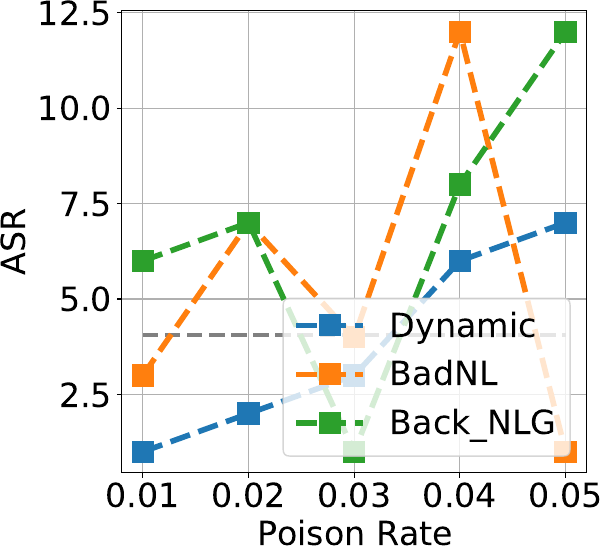

This figure's Python source:
import pandas as pd
from numpy import *
import matplotlib.pyplot as plt
import matplotlib
import random
from matplotlib.font_manager import FontProperties

plt.rcParams['figure.figsize'] = (6.0, 6.0)
#对比两天内同一时刻温度的变化情况
font = {'family': 'Arial',
        'size': 24}
matplotlib.rcParams['mathtext.rm'] = 'arial'
matplotlib.rcParams['font.family'] = ['Arial']
matplotlib.rc('font', **font)

poison_rate=[0.01,0.02,0.03,0.04,0.05]
x = poison_rate
y1 = random.sample(range(1, 13), 5)
y2 = random.sample(range(1, 13), 5)
y3 = random.sample(range(1, 13), 5)

plt.figure(figsize=(6, 6))
plt.figure().set_size_inches(6,6)
plt.xlabel('Poison Rate',fontdict=font)  # x轴标题
plt.ylabel('ASR',fontdict=font)  # y轴标题
plt.plot(x, y1, 
        #  color = 'darkblue',
         linestyle = '--',
         linewidth = 4,
         marker = 's',
         markersize = 15,
         #markeredgecolor = 'b',
         #markerfacecolor = 'r')   
) 
plt.plot(x, y2, 
        #  color = 'darkorange',
         linestyle = '--',
         linewidth = 4,
         marker = 's',
         markersize = 15,
         #markeredgecolor = 'b',
         #markerfacecolor = 'r')
)
plt.plot(x, y3, 
        #  color = 'darkorange',
         linestyle = '--',
         linewidth = 4,
         marker = 's',
         markersize = 15,
         #markeredgecolor = 'b',
         #markerfacecolor = 'r')
)
plt.xticks(poison_rate,size = 24)
plt.yticks(size = 24)
plt.grid(linestyle="-")
     

#绘制图例
plt.legend(['Dynamic','BadNL','Back_NLG'],fontsize=30,prop={'size':24},loc=4)
plt.hlines(4.05, 0.01, 0.05, linewidth = 3,color = 'grey',linestyles ='--')
     
# plt.ylim(3.8,4.2)

plt.savefig('./plot/Acc_degradition.pdf', dpi=300,bbox_inches='tight',  pad_inches = 0)
plt.show()
# plt.figure(figsize=(6, 6))#figsize=(6, 6)
# plt.figure().set_size_inches(6,6)
# # plt.subplot(1, 2, 2)

